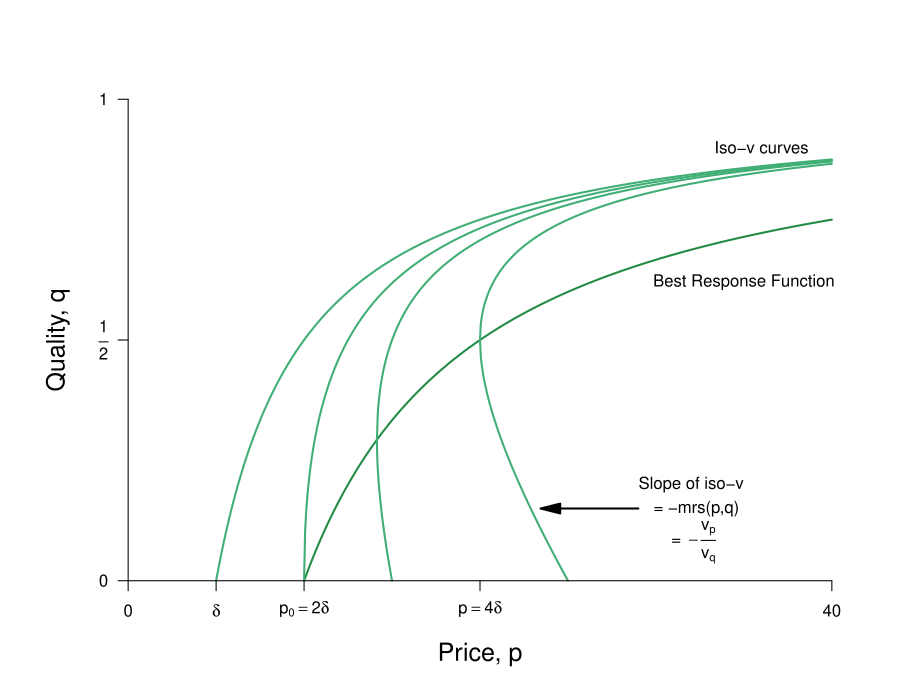

The script that saved this image:
require(ggplot2)
require(shape)
pdf(file = "information_power/fig4_nolabels_brf.pdf", width = 9, height = 7)

#Set parameters for graphics
axislabelsize <- 1.5
segmentlinewidth <- 1.5
graphlinewidth <- 2

COL <- c("#7fc97f", "#beaed4", "#fdc086", "#ffff99", "#386cb0", "#f0027f", "#bf5b17", "#666666")
COLA <- c("#e0f3db", "#99d8c9","#66c2a4","#41ae76", "#238b45", "#005824")
COLB <- c("#c6dbef", "#4eb3d3", "#2b8cbe", "#0868ac","#084081")
COLC <- c("#fcfbfd", "#efedf5", "#dadaeb", "#bcbddc", "#9e9ac8", "#807dba", "#6a51a3", "#54278f", "#3f007d")


#The equation is below when v = 0. See Wolfram Alpha output. 
isov <- function(p, delta = 5) {
  (p - delta)/p
}

isovhigh1 <- function(p, delta = 5, v = 5){
  (sqrt(p^2 - 4 * delta * v) - p + 2*v)/( 2 * v )
}

isovlow1 <- function(p, delta = 5, v = 5){
  (-sqrt(p^2 - 4 * delta * v) - p + 2*v)/( 2 * v )
}

isovhigh2 <- function(p, delta = 5, v = 10){
  (sqrt(p^2 - 4 * delta * v) - p + 2*v)/( 2 * v )
}

isovlow2 <- function(p, delta = 5, v = 10){
  (-sqrt(p^2 - 4 * delta * v) - p + 2*v)/( 2 * v )
}

isovhigh3 <- function(p, delta = 5, v = 15){
  (sqrt(p^2 - 4 * delta * v) - p + 2*v)/( 2 * v )
}

isovlow3 <- function(p, delta = 5, v = 15){
  (-sqrt(p^2 - 4 * delta * v) - p + 2*v)/( 2 * v )
}

brfFn <- function(p, delta = 5) {
  1 - (2*delta) /p
}

#This is evaluated for p = 12; q = 12/(8*sqrt(12^2 - 4*delta1*v1)) - 1/8 for the slope
#At p = 12; q = (-sqrt(12^2 - 4*v1*delta1) - 12 + 2*v1)/(2*v1) = 0.799
tangencyLine <- function(p){
  (p*(0.05))
}



#COL <- c("#bae4b3", "#74c476", "#238b45")
#COL <- c("#f7fcf0", "#e0f3db", "#ccebc5", "#a8ddb5", "#7bccc4", "#4eb3d3", "#2b8cbe", "#08589e")
COL <- c("#f7fcf5", "#e5f5e0", "#c7e9c0", "#a1d99b", "#74c476", "#41ab5d", "#238b45", "#005a32")
par(mar =  c(5, 5, 4, 2))
xlims <- c(0, 40)
ylims <- c(0, 1)

plot(0, 0, xlim = xlims, ylim = ylims, type = "n",
     xlab = "",
     ylab = "",
     xaxt = "n", yaxt = "n", cex.lab = axislabelsize, bty = "n")

mtext(expression(paste("Price, ", p)), side=1, line = 2.5, cex = axislabelsize)
text(-4, ylims[2] - 0.5*(ylims[2] - ylims[1]), expression(paste("Quality, ", q)), xpd = TRUE, cex = axislabelsize, srt = 90) 


npts <- 500 
npts2 <- 501
#Specify the sequences of points for graphing. 
xx0 <- seq(5, xlims[2], length.out = npts)
xx1 <- seq(10, xlims[2], length.out = npts)
xx2 <- seq(xlims[1], 15, length.out = npts)
xx3 <- seq(10, xlims[2], length.out = npts2)
xx4 <- seq(xlims[1], 10, length.out = npts2)
#For below, I solved sqrt(p^2 - 200) - p + 200/p = 0, getting p = 10*sqrt(2) = 14.14214
xx5 <- seq(14.14214, xlims[2], length.out = npts2)
xx6 <- seq(14.14214, 15, length.out = npts2)
xx7 <- seq(20, xlims[2], length.out = npts2)
xx8 <- seq(xlims[1], 25, length.out = npts2)

#Draw the lines for the graphs
lines(xx0, isov(xx0, delta = 5), col = COLA[4], lwd = graphlinewidth)
lines(xx1, brfFn(xx1), col = COLA[5], lwd = graphlinewidth)
#lines(xx2, tangencyLine(xx2), col = "darkgrey", lwd = segmentlinewidth, lty = 2)
lines(xx3, isovhigh1(xx3, v = 5, delta = 5), col = COLA[4], lwd = graphlinewidth)
lines(xx4, isovlow1(xx4, v = 5, delta = 5), col = COLA[4], lwd = graphlinewidth)
lines(xx5, isovhigh2(xx5, v = 10, delta = 5), col = COLA[4], lwd = graphlinewidth)
lines(xx6, isovlow2(xx6, v = 10, delta = 5), col = COLA[4], lwd = graphlinewidth)
lines(xx7, isovhigh3(xx7, v = 20, delta = 5), col = COLA[4], lwd = graphlinewidth)
lines(xx8, isovlow3(xx8, v = 20, delta = 5), col = COLA[4], lwd = graphlinewidth)

#Customize ticks and labels for the plot
ticksy <- c(0, 0.5, 1)
ylabels <- c(0, expression(paste(frac(1,2))), 1)
ticksx <- c(0, 5, 10, 20, 40)
xlabels <- c(0, expression(paste(delta)), expression(paste(p[0] == 2*delta)), expression(paste(p == 4*delta)) , 40)
axis(1, at = ticksx, pos = 0, labels = xlabels)
axis(2, at = ticksy, pos = 0, labels = ylabels, las = 1)

#Annotation of the three graphs and the NE
#text(5, 0.3, expression(paste("Iso-profit: ", frac(q, p) ," = ", frac(1, 8*delta))))
#text(35, 0.62, expression(paste("BRF: q = ", 1 - frac(2*delta, p))))
# text(3.9, 0.05, expression(paste(v[0],  " = z")))
# text(9.5, 0.05, expression(paste(v[1])))
# text(14, 0.05, expression(paste(v[2])))
# text(23.5, 0.05, expression(paste(v[3])))
#text(21, 0.48, expression(paste("a")))
text(35, 0.62, expression(paste("Best Response Function")))
text(36, 0.9, expression(paste("Iso-v curves")))

#Lines for the coordinates of the Nash equilbrium
#segments(5, 0, 5, 1, lty = 2, col = "darkgray", lwd = 3)
# segments(10, 0, 10, 1, lty = 2, col = "darkgray", lwd = segmentlinewidth)
# segments(20, 0, 20, 1, lty = 2, col = "darkgray", lwd = segmentlinewidth)
# segments(0, 0.5, 20, 0.5, lty = 2, col = "darkgray", lwd = segmentlinewidth)
# segments(14.14214, 0.15, 14.14214, 0.45, lty = 2, col = "darkgray", lwd = segmentlinewidth)

#Arrows and rent label
# Arrows(15, 0.8, 19.3, 0.8,  col = "black", lty = 1, lwd = 2, arr.type = "triangle")
# Arrows(15, 0.8, 10.8, 0.8,  col = "black", lty = 1, lwd = 2, arr.type = "triangle")
# text(14.8, 0.9, expression(paste("Rent at")))
# text(15, 0.85, expression(paste("point a.")))

#Arrows and slope of iso-v label
Arrows(29, 0.15, 24, 0.15,  col = "black", lty = 1, lwd = 2, arr.type = "triangle")
text(32, 0.2, expression(paste("Slope of iso-v")))
text(32.3, 0.15, expression(paste(" = -mrs(p,q) ")))
text(32, 0.08, expression(paste(" = " -frac(v[p], v[q]))))



#Add a point for the NE
# points(20, 0.5, pch = 16, col = "black", cex = 1.5)


#Add a point for b
# points(10, 0.5, pch = 16, col = "black", cex = 1.5)
# text(9.5, 0.53, expression(paste("b")))

#Add a point for c
#Figure out q for p = 14.14214: q = 1 - 2delta/p = 1 - (2*5)/14.14214 =  0.2928934
# points(14.14214, 0.2928934, pch = 16, col = "black", cex = 1.5)
# text(15, 0.2928934, expression(paste("c")))

#Add a point for f. referred to in the text
#points(12, 0.82, pch = 16, col = "black", cex = 1.2)
#text(12, 0.85, expression(paste("NE")))

#Arrow to Pareto-improving Lens
#Arrows(20, 0.8, 23.8, 0.68, col = "black", lty = 1, lwd = 3)
#text(20, 0.82, expression(paste("Pareto-Improving Lens")))

dev.off()
